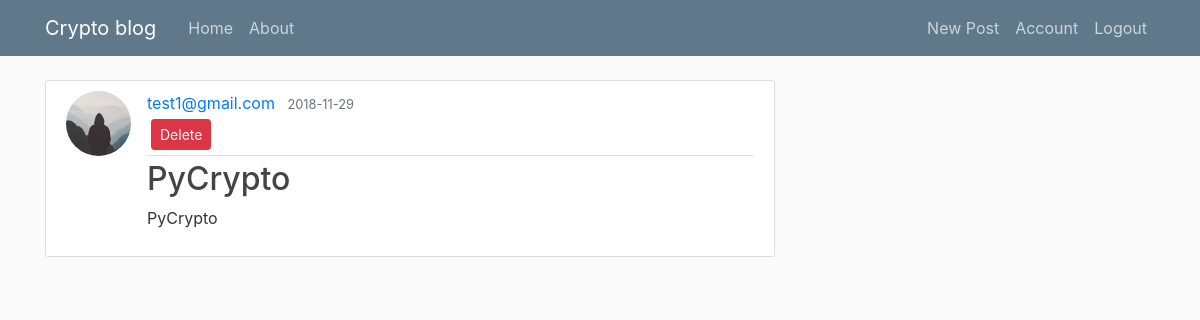
The app's page /post/1 (signed in) with its own data.
### flaskblog/models.py (models this page shows, shortened)
class User(db.Model, UserMixin):
    id = db.Column(db.Integer, primary_key=True)
    username = db.Column(db.String(20), unique=True, nullable=False)
    email = db.Column(db.String(120), unique=True, nullable=False)
    image_file = db.Column(db.String(20), nullable=False, default='default.jpg')
    password = db.Column(db.String(60), nullable=False)
    posts = db.relationship('Post', backref='author', lazy=True)

class Post(db.Model):
    id = db.Column(db.Integer, primary_key=True)
    title = db.Column(db.Text, nullable=False)
    title_unencrypted = db.Column(db.Text, nullable=False)
    date_posted = db.Column(db.DateTime, nullable=False, default=datetime.utcnow)
    content = db.Column(db.Text, nullable=False)
    content_unencrypted = db.Column(db.Text, nullable=False)
    user_id = db.Column(db.Integer, db.ForeignKey('user.id'), nullable=False)
    hmac = db.relationship('Hmac', backref='author', lazy=True)

### flaskblog/routes.py (the view)
@app.route("/post/<int:post_id>", methods=['GET', 'POST'])
def post(post_id):
    if not current_user.is_authenticated:
        return redirect(url_for('home'))
    post = Post.query.get_or_404(post_id)
    form = DecryptForm()
    iamowner = False
    if request.method == 'POST':
        return render_template('post.html', title=post.title, post=post, form=form, iamowner=True, legend='Provide me the secret to get the secret message!')
    elif request.method == 'GET':
        return render_template('post.html', title=post.title, post=post, form=form, iamowner=iamowner, legend='Provide me the secret to get the secret message!')

### flaskblog/models.py (called while the page is built)
@login_manager.user_loader
def load_user(user_id):
    return User.query.get(int(user_id))

### flaskblog/templates/post.html (shortened to what this page needs)
{% extends "layout.html" %}
{% block content %}
{% if post.author == current_user or iamowner %}
    <article class="media content-section">
      <img class="rounded-circle article-img" src="{{ url_for('static', filename='profile_pics/' + post.author.image_file) }}">
      <div class="media-body">
        <div class="article-metadata">
          <a class="mr-2" href="#">{{ post.author.username }}</a>
          <small class="text-muted">{{ post.date_posted.strftime('%Y-%m-%d') }}</small>
          {% if post.author == current_user %}
            <div>
              <button type="button" class="btn btn-danger btn-sm m-1" data-toggle="modal" data-target="#deleteModal">Delete</button>
            </div>
          {% endif %}
        </div>
        <h2 class="article-title">{{ post.title_unencrypted or title}}</h2>
        <p class="article-content">{{ post.content_unencrypted or content}}</p>
      </div>
    </article>
{% endif %}
{% endblock content %}

### flaskblog/static/main.css (style rules this page uses)
body { background: #fafafa; color: #333333; margin-top: 5rem; }
h1, h2, h3, h4, h5, h6 { color: #444444; }
.content-section { background: #ffffff; padding: 10px 20px; border: 1px solid #dddddd; border-radius: 3px; margin-bottom: 20px; }
.article-title { color: #444444; }
.article-content { white-space: pre-line; }
.article-img { height: 65px; width: 65px; margin-right: 16px; }
.article-metadata { padding-bottom: 1px; margin-bottom: 4px; border-bottom: 1px solid #e3e3e3 }

### records on screen
User: image_file (placeholder picture), author.username "test1@gmail.com"
Post: date_posted "2018-11-29", title_unencrypted "PyCrypto", content_unencrypted "PyCrypto"
